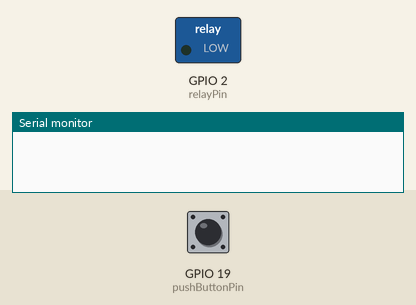
This sketch was run on a simulated ESP32. Shown: switched loads named in the sketch (green lamp = pin HIGH), the last lines printed to the serial monitor. Dashed ring = blinking. The inputs (shaded band) are chosen by the test bench; at power-on: GPIO 19 (pushButtonPin) HIGH. WiFi joins after 1.5 s; servers stay silent unless stated.

Above: at 0.1 s.
At 2.9 s:
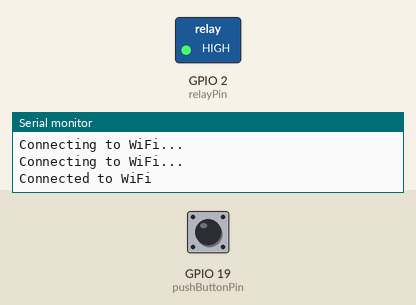
3.3 s: GPIO 19 (pushButtonPin) pulled LOW for 3.2 s
At 3.3 s:
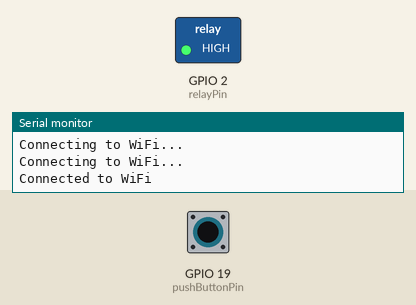
Timing chart, 0 to 14.0 s (numbered marks = the images above; inputs shaded):
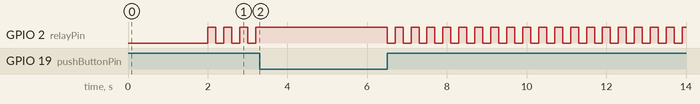

The sketch:

server_update_fin.ino
```cpp
#include <WiFi.h>
#include <WebServer.h>

const char* ssid = "On";
const char* password = "123456789";
int test;

WebServer server(80);
int relayPin = 2; // Pin for the relay
int pushButtonPin = 19; // Pin for the push button

void setup() {
  Serial.begin(115200);
  pinMode(relayPin, OUTPUT);
  pinMode(pushButtonPin, INPUT_PULLUP);

  WiFi.begin(ssid, password);
  while (WiFi.status() != WL_CONNECTED) {
    delay(1000);
    Serial.println("Connecting to WiFi...");
  }
  Serial.println("Connected to WiFi");

  server.on("/", HTTP_GET, [](){
    server.send(200, "text/html", "<!DOCTYPE html><html><head><title>Relay Control</title><style>.button{width:100px;height:100px;border-radius:50%;background-color:#ccc;display:flex;align-items:center;justify-content:center;font-size:20px;}</style></head><body><h1>Relay Control</h1><button class=\"button\" id=\"relayButton\">Off</button><script>function updateButtonStatus(status){document.getElementById(\"relayButton\").innerText=status;}function fetchRelayStatus(){fetch('/status').then(response=>response.text()).then(status=>updateButtonStatus(status));}document.getElementById(\"relayButton\").addEventListener(\"click\",function(){fetch('/toggle').then(fetchRelayStatus);});setInterval(fetchRelayStatus,1000);</script></body></html>");
  });

  server.on("/status", HTTP_GET, [](){
    server.send(200, "text/plain", test == HIGH ? "On" : "Off");
  });

  server.on("/toggle", HTTP_GET, [](){
    if (digitalRead(relayPin) == HIGH) {
      digitalWrite(relayPin, LOW);
      test = LOW;
    } else {
      digitalWrite(relayPin, HIGH);
      test = HIGH;
    }
    server.send(200, "text/plain", test == HIGH ? "On" : "Off");
  });

  server.begin();
}

void loop() {
  server.handleClient();
  if (digitalRead(pushButtonPin) == HIGH) {
    if (test == HIGH) {
      digitalWrite(relayPin, LOW);
      test = LOW;
    } else {
      digitalWrite(relayPin, HIGH);
      test = HIGH;
    }
    delay(200); // Debouncing delay
  }
}
```
